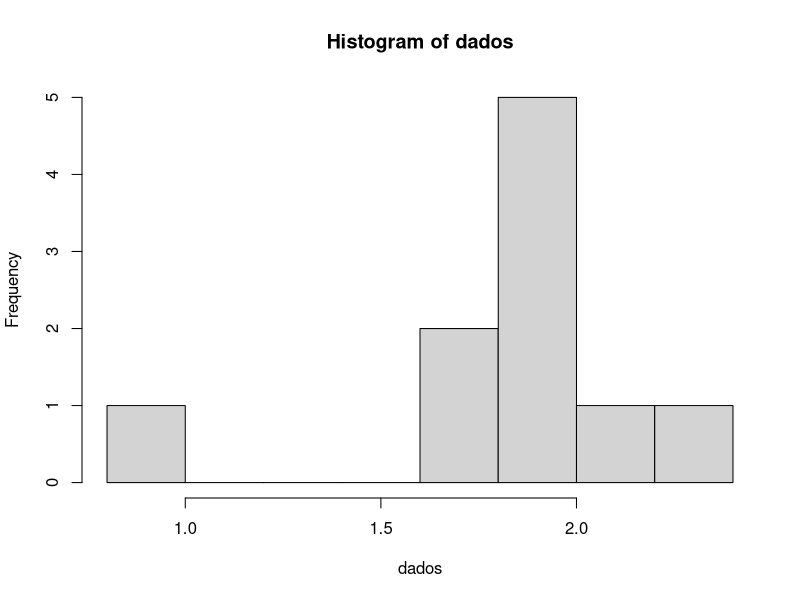
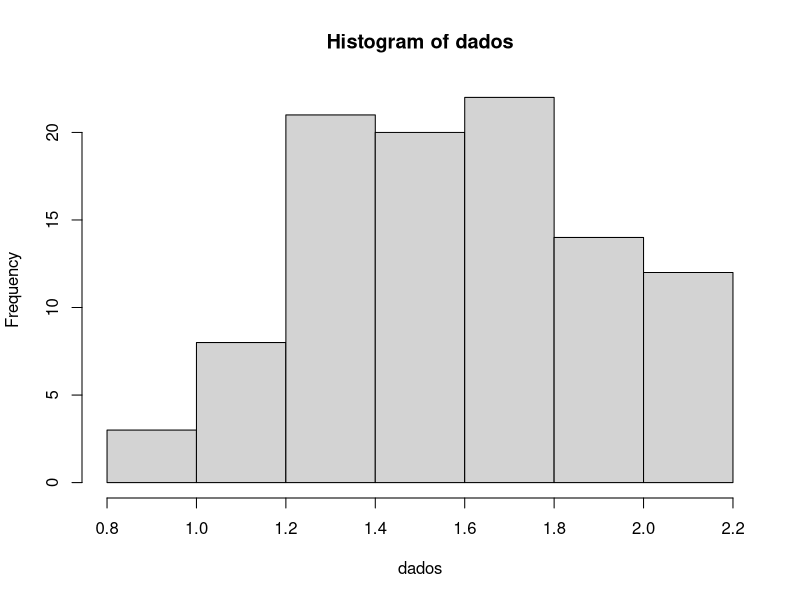
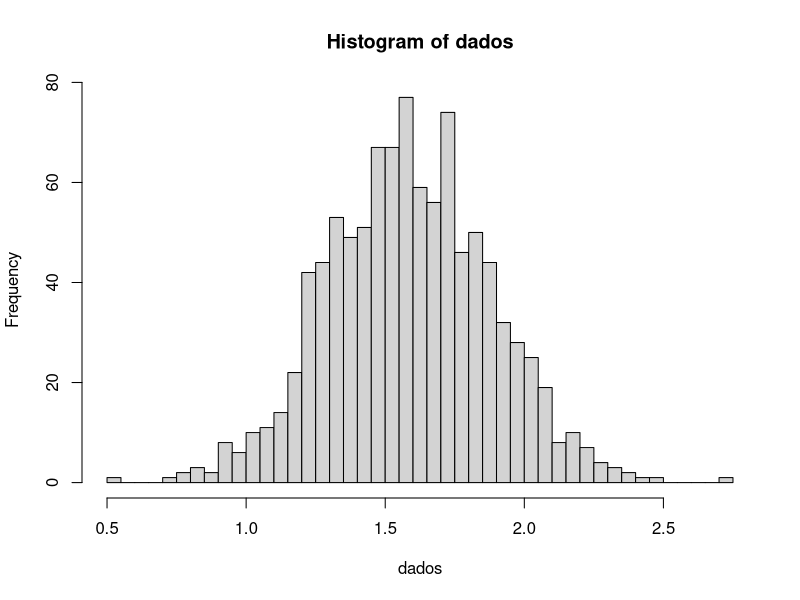
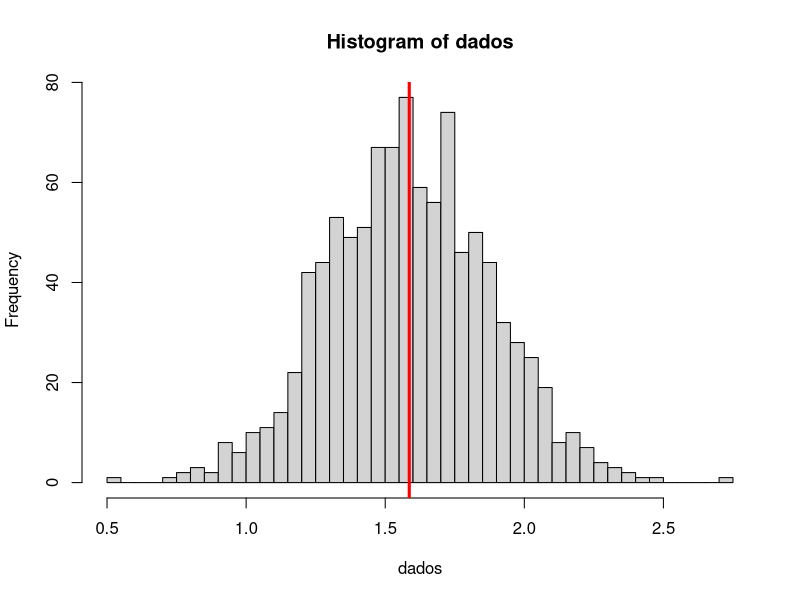
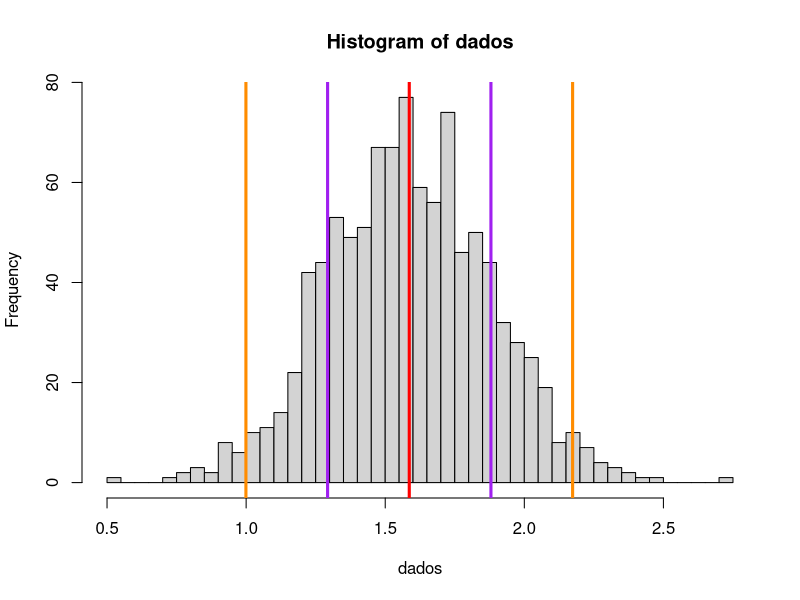
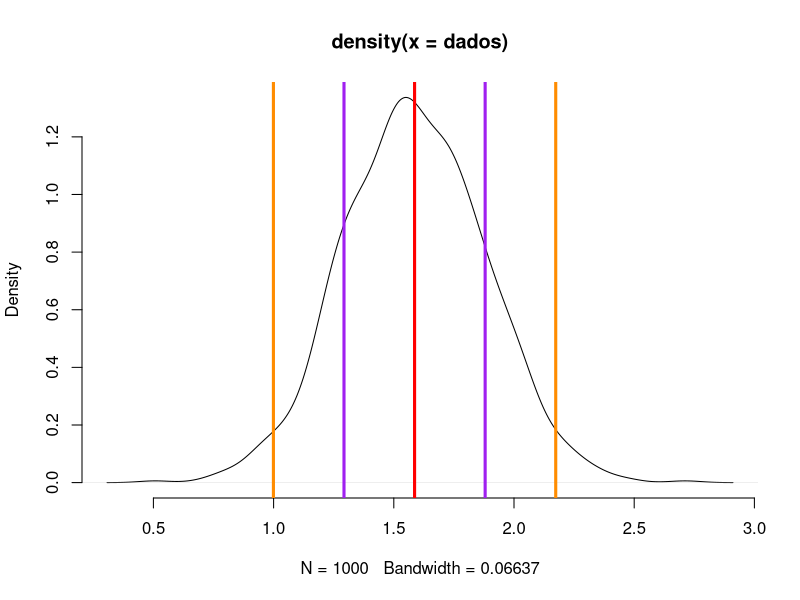
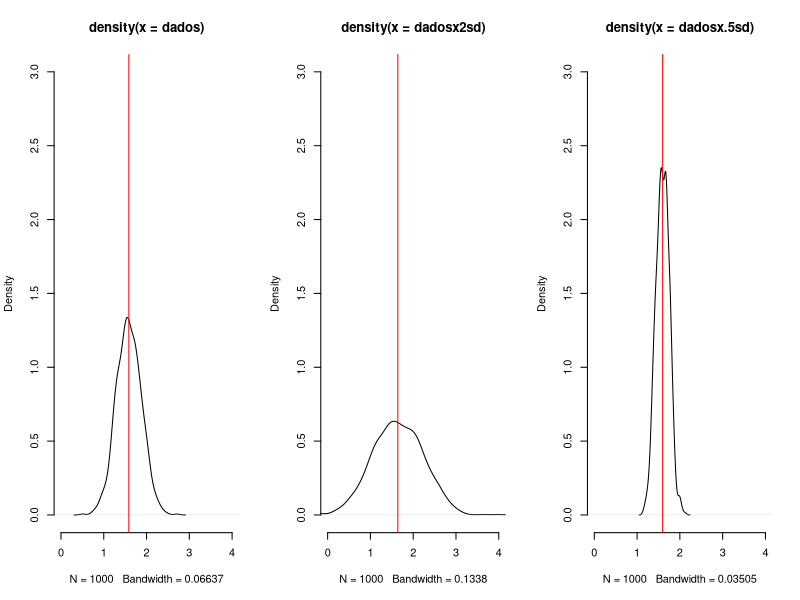
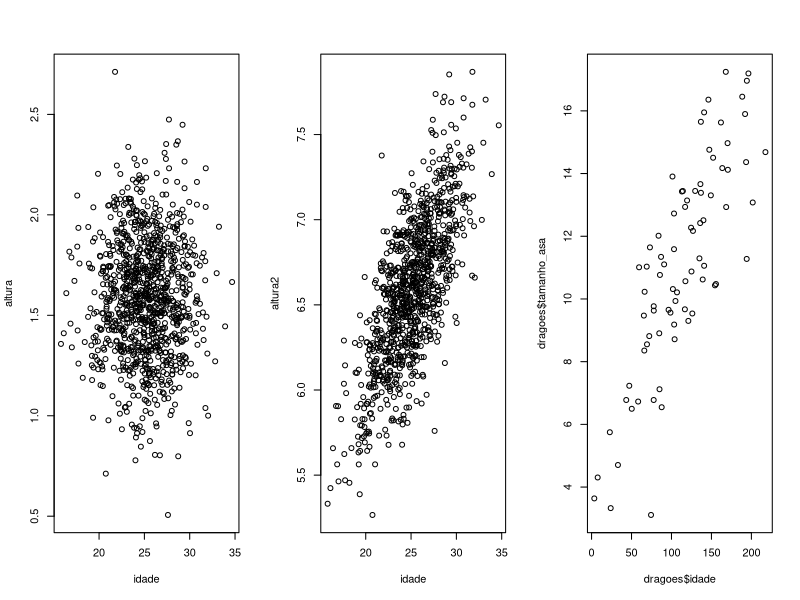

Source code (R) for these figures, in order:
## ---- chunk 1
#primeiro, vamos gerar os dados usando rnorm(), sorteando 10 individuos de uma distribuição normal com média 1.6 e desvio padrão 0.3

dados = rnorm (10, mean = 1.6, sd = 0.3 )
#agora um histograma
hist(dados)
## ---- chunk 2
#a amostra é muito pequena para entendermos o que está acontecendo,refazendo os dados com uma amostra maior
dados = rnorm (100, mean = 1.6, sd = 0.3 )
#agora um histograma
hist(dados)
## ---- chunk 3
#e de novo
dados = rnorm (1000, mean = 1.6, sd = 0.3 )
#agora um histograma
hist(dados,breaks = 50)
## ---- chunk 4
hist(dados,breaks = 50)
abline(v=mean(dados),col="red",lwd=3)
## ---- chunk 5
hist(dados,breaks = 50)
abline(v=mean(dados),col="red",lwd=3)
abline(v=mean(dados)+sd(dados),col="purple",lwd=3)
abline(v=mean(dados)-sd(dados),col="purple",lwd=3)
abline(v=mean(dados)+2*sd(dados),col="darkorange",lwd=3)
abline(v=mean(dados)-2*sd(dados),col="darkorange",lwd=3)
## ---- chunk 6
plot( density(dados), bty="n" )
abline(v=mean(dados),col="red",lwd=3)
abline(v=mean(dados)+sd(dados),col="purple",lwd=3)
abline(v=mean(dados)-sd(dados),col="purple",lwd=3)
abline(v=mean(dados)+2*sd(dados),col="darkorange",lwd=3)
abline(v=mean(dados)-2*sd(dados),col="darkorange",lwd=3)

## ---- chunk 7
dadosx.5sd = rnorm (1000, mean = 1.6, sd = 0.15 )
dadosx2sd = rnorm (1000, mean = 1.6, sd = 0.6 )
par(mfrow=c(1,3))
plot( density(dados), bty="n" , xlim=c(0,4),ylim=c(0,3))
 abline(v=mean(dados),col="red",lwd=1)
# abline(v=mean(dados)+sd(dados),col="purple",lwd=3)
# abline(v=mean(dados)-sd(dados),col="purple",lwd=3)
# abline(v=mean(dados)+2*sd(dados),col="darkorange",lwd=3)
# abline(v=mean(dados)-2*sd(dados),col="darkorange",lwd=3)

plot( density(dadosx2sd), bty="n" , xlim=c(0,4),ylim=c(0,3))
 abline(v=mean(dadosx2sd),col="red",lwd=1)
# abline(v=mean(dadosx2sd)+sd(dadosx2sd),col="purple",lwd=3)
# abline(v=mean(dadosx2sd)-sd(dadosx2sd),col="purple",lwd=3)
# abline(v=mean(dadosx2sd)+2*sd(dadosx2sd),col="darkorange",lwd=3)
# abline(v=mean(dadosx2sd)-2*sd(dadosx2sd),col="darkorange",lwd=3)

plot( density(dadosx.5sd), bty="n" , xlim=c(0,4),ylim=c(0,3))
 abline(v=mean(dadosx.5sd),col="red",lwd=1)
# abline(v=mean(dadosx.5sd)+sd(dadosx.5sd),col="purple",lwd=3)
# abline(v=mean(dadosx.5sd)-sd(dadosx.5sd),col="purple",lwd=3)
# abline(v=mean(dadosx.5sd)+2*sd(dadosx.5sd),col="darkorange",lwd=3)
# abline(v=mean(dadosx.5sd)-2*sd(dadosx.5sd),col="darkorange",lwd=3)

## ---- chunk 8
pnorm(2.093456,mean = 1.6,sd = 0.3) #probabilidade de um valor menor ou igual a 2.093456
qnorm(0.95,mean = 1.6,sd = 0.3) #95% da população será menor que este valor
qnorm(0.50,mean = 1.6,sd = 0.3)

## ---- chunk 9
altura = dados
idade = rnorm(1000, mean = 25, sd = 3)
plot(altura ~ idade) # '~' significa "em função de". Em outras palavras, altura é a variável respota, e idade a preditora
## ---- chunk 10
altura2= altura + sqrt(idade)
#escolhi somar a raiz da idade ao valor de altura para ilustrar, poderia ter escolhido qualquer relação
plot(altura2~idade)
## ---- chunk 11
dragoes = read.table("..//..//arquivos/dragoes_completo.csv", sep=";",header = T)
dragoes=dragoes[,-1] #coluna 1 é inútil
dragoes$cor[dragoes$cor =="dorado" ] = "dourado"
dragoes$cor[dragoes$cor =="vremelho" ] = "vermelho"
dragoes$cor[dragoes$cor =="banco" ] = "branco"
dragoes$cor = tolower(dragoes$cor) # maiúsculas para minusculas
dragoes$cor = factor(dragoes$cor)#transformando novamente em fator
dragoes = dragoes[!is.na(dragoes$peso),]
## ---- chunk 12
plot(dragoes$tamanho_asa ~ dragoes$idade)
## ---- chunk 13
lm(dragoes$tamanho_asa ~ dragoes$idade)
## ---- chunk 14
summary(lm(dragoes$tamanho_asa ~ dragoes$idade))
## ---- chunk 15
par(mfrow=c(1,2))
plot(dragoes$cor,dragoes$tamanho_asa)
plot(dragoes$idade,dragoes$tamanho_asa)
## ---- chunk 16
lm(dragoes$tamanho_asa~dragoes$cor)
## ---- chunk 17
summary(lm(dragoes$tamanho_asa~dragoes$cor))
## ---- chunk 18
lm(dragoes$tamanho_asa ~ dragoes$idade + dragoes$peso)
## ---- chunk 19
summary(lm(dragoes$tamanho_asa ~ dragoes$idade + dragoes$peso))
## ---- chunk 20
lm(dragoes$tamanho_asa ~ dragoes$idade * dragoes$cor)
## ---- chunk 21
summary(lm(dragoes$tamanho_asa ~ dragoes$idade * dragoes$cor))
